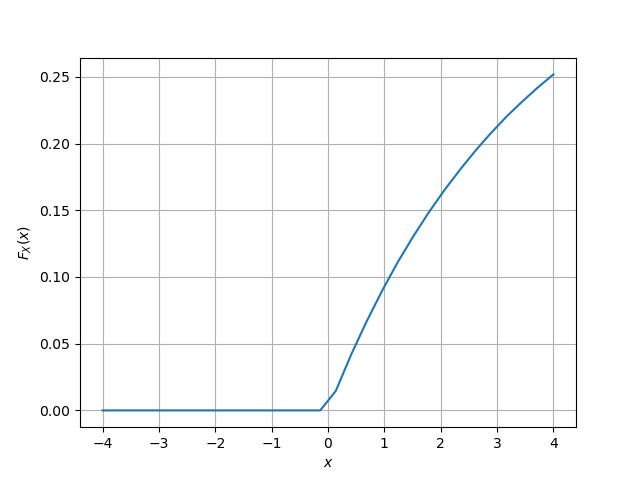

This figure's Python source:

import numpy as np
import matplotlib.pyplot as plt


x = np.linspace(-4,4,30)#points on the x axis
simlen = int(1e6) #number of samples
err = [] #declaring probability list
randvar = np.loadtxt('gau.dat',dtype='double')
for i in range(0,30):
	err_ind = np.nonzero(randvar < x[i]) #checking probability condition
	err_n = np.size(err_ind) #computing the probability
	err.append(err_n/simlen) #storing the probability values in a list

	
plt.plot(x.T,err)#plotting the CDF
plt.grid() #creating the grid
plt.xlabel('$x$')
plt.ylabel('$F_X(x)$')

plt.show() 
